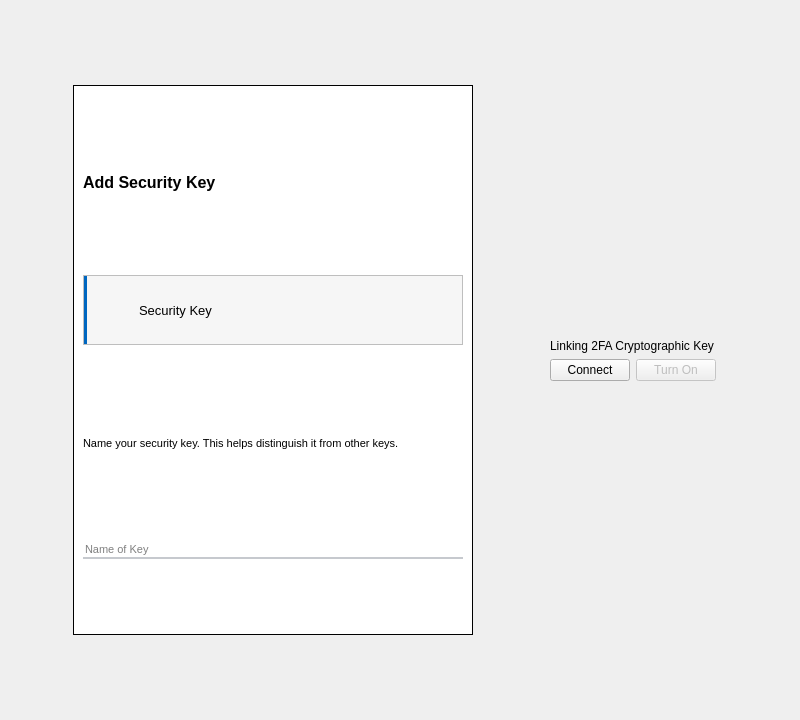
<?xml version="1.0" encoding="UTF-8"?>
<ui version="4.0">
 <class>Form</class>
 <widget class="QWidget" name="Form">
  <property name="geometry">
   <rect>
    <x>0</x>
    <y>0</y>
    <width>800</width>
    <height>720</height>
   </rect>
  </property>
  <property name="maximumSize">
   <size>
    <width>800</width>
    <height>720</height>
   </size>
  </property>
  <property name="cursor">
   <cursorShape>ArrowCursor</cursorShape>
  </property>
  <property name="windowTitle">
   <string>Form</string>
  </property>
  <property name="styleSheet">
   <string notr="true">#left_stacked {
	border: 1px solid black;
	background-color: #fff;
}

#left_stacked .QPushButton {
	color: white;
	border: none;
	background-color: #0067c0; 
}

#key_select_frame {
	background-color: #f6f6f6;
	border-left: 4px solid #0067c0;
}

#key_name_field {
    border-bottom: 1.5px solid #c6c9ce;
}

#key_name_field:focus {
    border-bottom: 1.5px solid #0067c0;
}

</string>
  </property>
  <layout class="QHBoxLayout" name="horizontalLayout">
   <item>
    <widget class="QStackedWidget" name="left_stacked">
     <property name="maximumSize">
      <size>
       <width>400</width>
       <height>550</height>
      </size>
     </property>
     <property name="frameShape">
      <enum>QFrame::StyledPanel</enum>
     </property>
     <property name="frameShadow">
      <enum>QFrame::Raised</enum>
     </property>
     <property name="currentIndex">
      <number>0</number>
     </property>
     <widget class="QWidget" name="page1">
      <layout class="QVBoxLayout" name="verticalLayout">
       <item>
        <widget class="QLabel" name="label">
         <property name="maximumSize">
          <size>
           <width>16777215</width>
           <height>50</height>
          </size>
         </property>
         <property name="font">
          <font>
           <pointsize>12</pointsize>
           <weight>75</weight>
           <bold>true</bold>
          </font>
         </property>
         <property name="text">
          <string>Add Security Key</string>
         </property>
        </widget>
       </item>
       <item>
        <widget class="QFrame" name="key_select_frame">
         <property name="maximumSize">
          <size>
           <width>16777215</width>
           <height>70</height>
          </size>
         </property>
         <property name="frameShape">
          <enum>QFrame::StyledPanel</enum>
         </property>
         <property name="frameShadow">
          <enum>QFrame::Raised</enum>
         </property>
         <layout class="QHBoxLayout" name="horizontalLayout_2">
          <item>
           <widget class="QLabel" name="usb_icon">
            <property name="maximumSize">
             <size>
              <width>40</width>
              <height>40</height>
             </size>
            </property>
            <property name="text">
             <string/>
            </property>
            <property name="pixmap">
             <pixmap>../../resources/icons/usb-drive.svg</pixmap>
            </property>
            <property name="scaledContents">
             <bool>true</bool>
            </property>
            <property name="alignment">
             <set>Qt::AlignLeading|Qt::AlignLeft|Qt::AlignVCenter</set>
            </property>
           </widget>
          </item>
          <item>
           <widget class="QLabel" name="label_5">
            <property name="font">
             <font>
              <pointsize>10</pointsize>
             </font>
            </property>
            <property name="text">
             <string>Security Key</string>
            </property>
           </widget>
          </item>
         </layout>
        </widget>
       </item>
       <item>
        <widget class="QLabel" name="guide_label">
         <property name="maximumSize">
          <size>
           <width>16777215</width>
           <height>60</height>
          </size>
         </property>
         <property name="font">
          <font>
           <pointsize>8</pointsize>
          </font>
         </property>
         <property name="text">
          <string>Name your security key. This helps distinguish it from other keys.</string>
         </property>
         <property name="scaledContents">
          <bool>false</bool>
         </property>
         <property name="wordWrap">
          <bool>true</bool>
         </property>
        </widget>
       </item>
       <item>
        <widget class="QLineEdit" name="key_name_field">
         <property name="font">
          <font>
           <pointsize>8</pointsize>
          </font>
         </property>
         <property name="maxLength">
          <number>32767</number>
         </property>
         <property name="frame">
          <bool>false</bool>
         </property>
         <property name="placeholderText">
          <string>Name of Key</string>
         </property>
        </widget>
       </item>
      </layout>
     </widget>
     <widget class="QWidget" name="page2">
      <layout class="QVBoxLayout" name="verticalLayout_3">
       <item>
        <widget class="QLabel" name="fingerprint">
         <property name="text">
          <string/>
         </property>
         <property name="pixmap">
          <pixmap>../../resources/images/fp_0.png</pixmap>
         </property>
         <property name="alignment">
          <set>Qt::AlignCenter</set>
         </property>
        </widget>
       </item>
       <item>
        <widget class="QLabel" name="instruction_label">
         <property name="maximumSize">
          <size>
           <width>16777215</width>
           <height>100</height>
          </size>
         </property>
         <property name="font">
          <font>
           <pointsize>10</pointsize>
          </font>
         </property>
         <property name="text">
          <string>Please Touch the fingerprint sensor on your security key.</string>
         </property>
         <property name="alignment">
          <set>Qt::AlignCenter</set>
         </property>
         <property name="wordWrap">
          <bool>true</bool>
         </property>
        </widget>
       </item>
      </layout>
     </widget>
    </widget>
   </item>
   <item>
    <widget class="QFrame" name="key_frame">
     <property name="sizePolicy">
      <sizepolicy hsizetype="Maximum" vsizetype="Maximum">
       <horstretch>0</horstretch>
       <verstretch>0</verstretch>
      </sizepolicy>
     </property>
     <property name="cursor">
      <cursorShape>ArrowCursor</cursorShape>
     </property>
     <property name="styleSheet">
      <string notr="true"/>
     </property>
     <property name="frameShape">
      <enum>QFrame::NoFrame</enum>
     </property>
     <property name="frameShadow">
      <enum>QFrame::Raised</enum>
     </property>
     <layout class="QVBoxLayout" name="verticalLayout_2">
      <item>
       <widget class="QLabel" name="label_2">
        <property name="text">
         <string>Linking 2FA Cryptographic Key</string>
        </property>
       </widget>
      </item>
      <item>
       <layout class="QHBoxLayout" name="horizontalLayout_3">
        <item>
         <widget class="QPushButton" name="connect_btn">
          <property name="cursor">
           <cursorShape>PointingHandCursor</cursorShape>
          </property>
          <property name="text">
           <string>Connect</string>
          </property>
         </widget>
        </item>
        <item>
         <widget class="QPushButton" name="on_btn">
          <property name="enabled">
           <bool>false</bool>
          </property>
          <property name="cursor">
           <cursorShape>PointingHandCursor</cursorShape>
          </property>
          <property name="text">
           <string>Turn On</string>
          </property>
         </widget>
        </item>
       </layout>
      </item>
     </layout>
    </widget>
   </item>
  </layout>
 </widget>
 <resources/>
 <connections/>
</ui>
